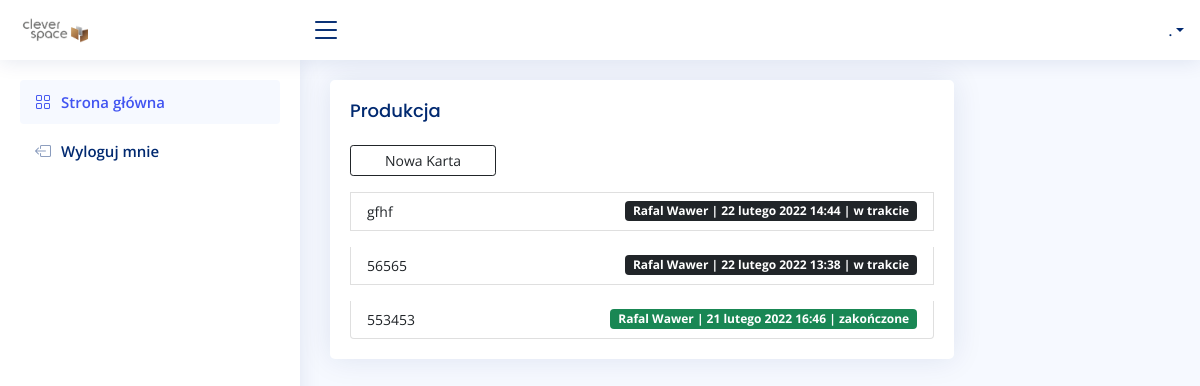
The page /stock/production/ on the database its author committed.
### stock/models.py (models this page shows, shortened)
class Production(models.Model):
    PREPARATION = 0
    DONE = 1
    STATUS = (
        (PREPARATION, 'w trakcie'),
        (DONE, 'zakończone'),
    )
    user = models.ForeignKey(settings.AUTH_USER_MODEL, on_delete=models.CASCADE)
    order = models.CharField(max_length=255)
    date = models.DateTimeField(auto_now_add=True)
    status = models.SmallIntegerField(choices=STATUS, default=PREPARATION)

### account/models.py (models this page shows, shortened)
class UserBase(AbstractBaseUser, PermissionsMixin):
    email = models.EmailField(unique=True)
    first_name = models.CharField(max_length=150, blank=True)
    last_name = models.CharField(max_length=150, blank=True)
    phone_number = models.CharField(max_length=15, blank=True)
    postcode = models.CharField(max_length=12, blank=True)
    address_line_1 = models.CharField(max_length=150, blank=True)
    address_line_2 = models.CharField(max_length=150, blank=True)
    town_city = models.CharField(max_length=150, blank=True)
    is_active = models.BooleanField(default=True)
    is_staff = models.BooleanField(default=False)
    created = models.DateTimeField(auto_now_add=True)
    updated = models.DateTimeField(auto_now=True)
    objects = CustomAccountManager()
    USERNAME_FIELD = 'email'
    REQUIRED_FIELDS = ['first_name', 'last_name']
    class Meta:
        verbose_name = "Konto"
        verbose_name_plural = "Konta"

### stock/views.py (the view)
# urls.py: path('production/', views.ProductionHome, name='home-production'),
def ProductionHome(request):
    productions = Production.objects.all().order_by('-date')
    ctx = {'productions': productions,}
    return render(request, 'production/home.html', ctx)

### stock/templates/production/home.html (shortened to what this page needs)
{% extends 'main.html' %}
{% load static %}
{% block content %}
<div class="row">
<div class="col-sm-9">
    <div class="card recent-sales">
      <div class="card-body">
        <h5 class="card-title">Produkcja</h5>
        <ul class="list-group list-sm gap-3">
          <a href="{% url 'create-production' %}"><button type="button" class="btn btn-outline-dark col-sm-3 btn-sm">Nowa Karta</button></a>
          {% for production in productions %}
          <li class="list-group-item d-flex justify-content-between align-items-center">
            <small><a href="{% url 'detail-production' production.id %} " class="link-dark">{{ production.order }}</a></small>
            <span class="badge {% if production.status == 1 %} bg-success  {% elif production.status == 0 %} bg-dark  {% endif %} ">
             {{ production.user.first_name }} {{ production.user.last_name }} | {{ production.date }} | {{ production.get_status_display}}</span>
          </li>
          {% endfor %}
        </ul>
      </div>
    </div>
  </div>
</div>
{% endblock %}

### static/assets/css/style.css (style rules this page uses)
:root { scroll-behavior: smooth; }
body { font-family: "Open Sans", sans-serif; background: #f6f9ff; color: #444444; }
a { color: #4154f1; text-decoration: none; }
h1, h2, h3, h4, h5, h6 { font-family: "Nunito", sans-serif; }
.card { margin-bottom: 30px; border: none; border-radius: 5px; box-shadow: 0px 0 30px rgba(1, 41, 112, 0.1); overflow: hidden; }
.card-title { padding: 20px 0 15px 0; font-size: 18px; font-weight: 500; color: #012970; font-family: "Poppins", sans-serif; }
.card-body { padding: 0 20px 20px 20px; }

### rows shown on the page
Production: order "gfhf", user.first_name "Rafal", user.last_name "Wawer", date "22 lutego 2022 14:44", status "w trakcie"
Production: order "56565", user.first_name "Rafal", user.last_name "Wawer", date "22 lutego 2022 13:38", status "w trakcie"
Production: order "553453", user.first_name "Rafal", user.last_name "Wawer", date "21 lutego 2022 16:46", status "zakończone"
